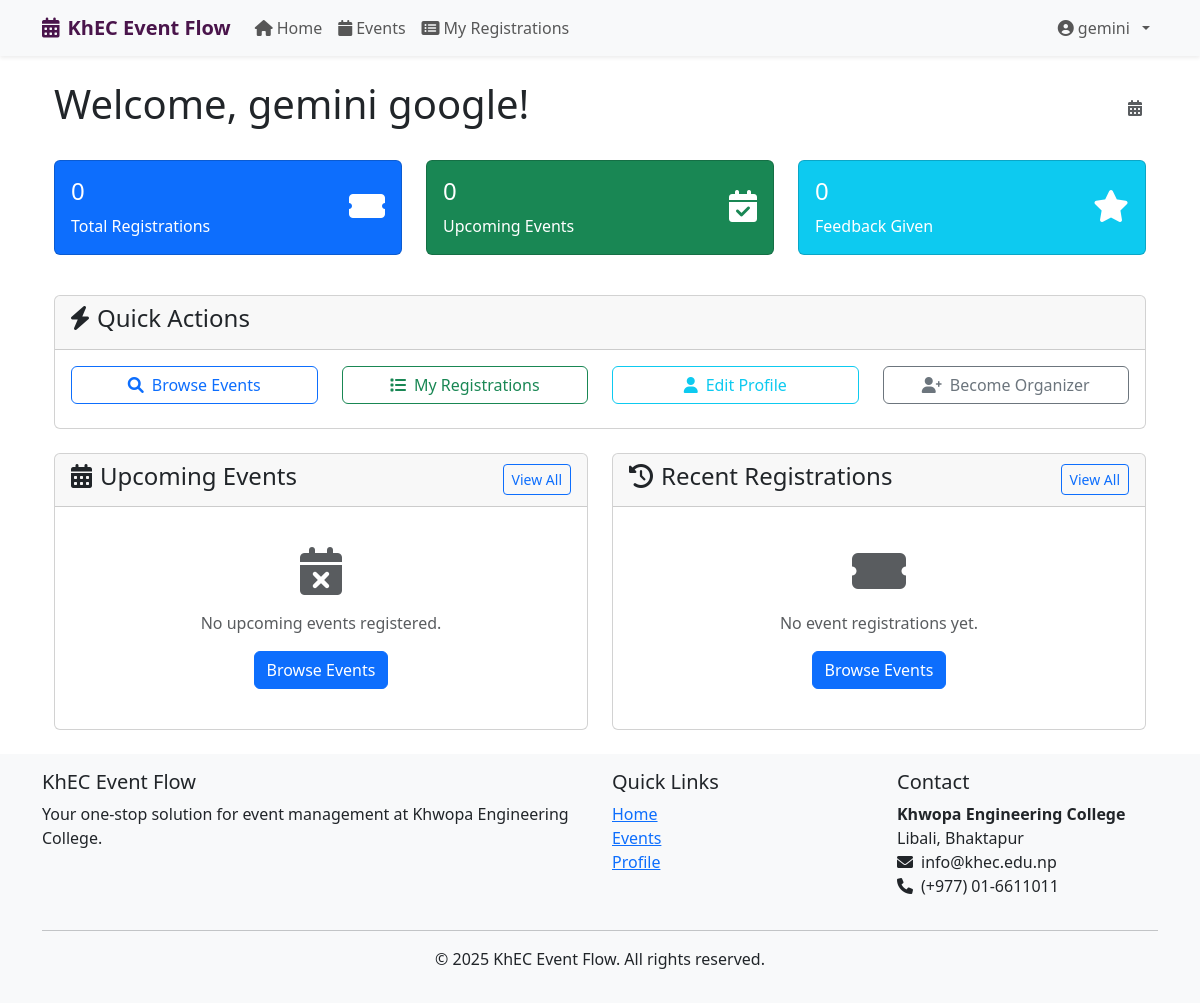
The app's page /users/user-dashboard/ (signed in) with its own data.
### users/models.py (models this page shows, shortened)
class CustomUser(AbstractUser):
    USER_TYPE_CHOICES = (
        ('general', 'General User'),
        ('organizer', 'Organizer'),
        ('admin', 'Admin'),
    )
    user_type = models.CharField(max_length=10, choices=USER_TYPE_CHOICES, default='general')
    bio = models.TextField(blank=True, null=True)
    profile_picture = models.ImageField(upload_to='profile_pics', blank=True, null=True)
    phone_number = models.CharField(max_length=15, blank=True, null=True)
    groups = models.ManyToManyField(
        Group,
        verbose_name='groups',
        blank=True,
        help_text='The groups this user belongs to.',
        related_name="customuser_groups",  # Unique related_name
        related_query_name="customuser",
    )
    user_permissions = models.ManyToManyField(
        Permission,
        verbose_name='user permissions',
        blank=True,
        help_text='Specific permissions for this user.',
        related_name="customuser_permissions",  # Unique related_name
        related_query_name="customuser",
    )
    def is_organizer(self):
        return self.user_type == 'organizer'
    def is_admin_user(self):
        return self.user_type == 'admin' or self.is_superuser

### users/views.py (the view)
# urls.py: path('user-dashboard/', views.user_dashboard, name='user-dashboard'),
@login_required
def user_dashboard(request):
    user = request.user
    registered_events = user.event_registrations.select_related('event').order_by('-registration_date')[:5]
    from django.utils import timezone
    upcoming_events = user.event_registrations.filter(
        event__start_date__gte=timezone.now()
    ).select_related('event').order_by('event__start_date')[:5]
    context = {
        'registered_events': registered_events,
        'upcoming_events': upcoming_events,
        'total_registrations': user.event_registrations.count(),
    }
    return render(request, 'users/user_dashboard.html', context)

### templates/users/user_dashboard.html (shortened to what this page needs)
{% extends 'base.html' %}
{% block content %}
<div class="container">
    <div class="row">
        <div class="col-12">
            <div class="d-flex justify-content-between align-items-center mb-4">
                <h1>Welcome, {{ user.get_full_name|default:user.username }}!</h1>
                <div class="text-muted">
                    <i class="fas fa-calendar-alt me-1"></i>
                </div>
            </div>
        </div>
    </div>
    <div class="row mb-4">
        <div class="col-md-4 mb-3">
            <div class="card bg-primary text-white">
                <div class="card-body">
                    <div class="d-flex justify-content-between">
                        <div>
                            <h4 class="card-title">{{ total_registrations }}</h4>
                            <p class="card-text">Total Registrations</p>
                        </div>
                        <div class="align-self-center">
                            <i class="fas fa-ticket-alt fa-2x"></i>
                        </div>
                    </div>
                </div>
            </div>
        </div>
        <div class="col-md-4 mb-3">
            <div class="card bg-success text-white">
                <div class="card-body">
                    <div class="d-flex justify-content-between">
                        <div>
                            <h4 class="card-title">{{ upcoming_events|length }}</h4>
                            <p class="card-text">Upcoming Events</p>
                        </div>
                        <div class="align-self-center">
                            <i class="fas fa-calendar-check fa-2x"></i>
                        </div>
                    </div>
                </div>
            </div>
        </div>
        <div class="col-md-4 mb-3">
            <div class="card bg-info text-white">
                <div class="card-body">
                    <div class="d-flex justify-content-between">
                        <div>
                            <h4 class="card-title">{{ user.event_feedback.count }}</h4>
                            <p class="card-text">Feedback Given</p>
                        </div>
                        <div class="align-self-center">
                            <i class="fas fa-star fa-2x"></i>
                        </div>
                    </div>
                </div>
            </div>
        </div>
    </div>
    <div class="row mb-4">
        <div class="col-12">
            <div class="card">
                <div class="card-header">
                    <h4><i class="fas fa-bolt me-2"></i>Quick Actions</h4>
                </div>
                <div class="card-body">
                    <div class="row">
                        <div class="col-md-3 mb-2">
                            <a href="{% url 'event-list' %}" class="btn btn-outline-primary w-100">
                                <i class="fas fa-search me-2"></i>Browse Events
                            </a>
                        </div>
                        <div class="col-md-3 mb-2">
                            <a href="{% url 'my-registrations' %}" class="btn btn-outline-success w-100">
                                <i class="fas fa-list me-2"></i>My Registrations
                            </a>
                        </div>
                        <div class="col-md-3 mb-2">
                            <a href="{% url 'profile' %}" class="btn btn-outline-info w-100">
                                <i class="fas fa-user me-2"></i>Edit Profile
                            </a>
                        </div>
                        <div class="col-md-3 mb-2">
                            {% if user.is_organizer %}
                                <a href="{% url 'event-create' %}" class="btn btn-outline-warning w-100">
                                    <i class="fas fa-plus me-2"></i>Create Event
                                </a>
                            {% else %}
                                <a href="{% url 'register' %}" class="btn btn-outline-secondary w-100" onclick="alert('Contact admin to become an organizer'); return false;">
                                    <i class="fas fa-user-plus me-2"></i>Become Organizer
                                </a>
                            {% endif %}
                        </div>
                    </div>
                </div>
            </div>
        </div>
    </div>
    <div class="row mb-4">
        <div class="col-lg-6">
            <div class="card">
                <div class="card-header d-flex justify-content-between align-items-center">
                    <h4><i class="fas fa-calendar-alt me-2"></i>Upcoming Events</h4>
                    <a href="{% url 'my-registrations' %}" class="btn btn-sm btn-outline-primary">View All</a>
                </div>
                <div class="card-body">
                    {% if upcoming_events %}
                        <div class="list-group list-group-flush">
                            {% for registration in upcoming_events %}
                                <div class="list-group-item d-flex justify-content-between align-items-start">
                                    <div class="ms-2 me-auto">
                                        <div class="fw-bold">{{ registration.event.title }}</div>
                                        <small class="text-muted">
                                            <i class="fas fa-calendar me-1"></i>{{ registration.event.start_date|date:"M d, Y" }}
                                            <i class="fas fa-clock ms-2 me-1"></i>{{ registration.event.start_date|date:"g:i A" }}
                                        </small>
                                        <br>
                                        <small class="text-muted">
                                            <i class="fas fa-map-marker-alt me-1"></i>{{ registration.event.location }}
                                        </small>
                                    </div>
                                    <a href="{% url 'event-detail' registration.event.pk %}" class="btn btn-sm btn-outline-primary">View</a>
                                </div>
                            {% endfor %}
                        </div>
                    {% else %}
                        <div class="text-center py-4">
                            <i class="fas fa-calendar-times fa-3x text-muted mb-3"></i>
                            <p class="text-muted">No upcoming events registered.</p>
                            <a href="{% url 'event-list' %}" class="btn btn-primary">Browse Events</a>
                        </div>
                    {% endif %}
                </div>
            </div>
        </div>
        <div class="col-lg-6">
            <div class="card">
                <div class="card-header d-flex justify-content-between align-items-center">
                    <h4><i class="fas fa-history me-2"></i>Recent Registrations</h4>
                    <a href="{% url 'my-registrations' %}" class="btn btn-sm btn-outline-primary">View All</a>
                </div>
                <div class="card-body">
                    {% if registered_events %}
                        <div class="list-group list-group-flush">
                            {% for registration in registered_events %}
                                <div class="list-group-item d-flex justify-content-between align-items-start">
                                    <div class="ms-2 me-auto">
                                        <div class="fw-bold">{{ registration.event.title }}</div>
                                        <small class="text-muted">
                                            Registered: {{ registration.registration_date|date:"M d, Y" }}
                                        </small>
                                        <br>
                                        <small class="text-muted">
                                            Event: {{ registration.event.start_date|date:"M d, Y" }}
                                        </small>
                                    </div>
                                    <div class="text-end">
                                        {% if registration.event.start_date > now %}
                                            <span class="badge bg-success">Upcoming</span>
                                        {% else %}
                                            <span class="badge bg-secondary">Past</span>
                                        {% endif %}
                                        <br>
                                        <a href="{% url 'event-detail' registration.event.pk %}" class="btn btn-sm btn-outline-primary mt-1">View</a>
                                    </div>
                                </div>
                            {% endfor %}
                        </div>
                    {% else %}
                        <div class="text-center py-4">
                            <i class="fas fa-ticket-alt fa-3x text-muted mb-3"></i>
                            <p class="text-muted">No event registrations yet.</p>
                            <a href="{% url 'event-list' %}" class="btn btn-primary">Browse Events</a>
                        </div>
                    {% endif %}
                </div>
            </div>
        </div>
    </div>
</div>
{% endblock %}

### templates/base.html (shortened to what this page needs)
<!DOCTYPE html>
<html lang="en">
<head>
    <link href="https://cdn.jsdelivr.net/npm/bootstrap@5.3.0-alpha1/dist/css/bootstrap.min.css" rel="stylesheet">
    <link rel="stylesheet" href="https://cdnjs.cloudflare.com/ajax/libs/font-awesome/6.0.0/css/all.min.css">
</head>
<body>
    <nav class="navbar navbar-expand-lg navbar-light bg-light shadow-sm">
        <div class="container">
            <a class="navbar-brand" href="{% url 'home' %}">
                <i class="fas fa-calendar-alt me-2"></i>KhEC Event Flow
            </a>
            <div class="collapse navbar-collapse" id="navbarNav">
                <ul class="navbar-nav me-auto">
                    <li class="nav-item">
                        <a class="nav-link" href="{% url 'home' %}">
                            <i class="fas fa-home me-1"></i>Home
                        </a>
                    </li>
                    <li class="nav-item">
                        <a class="nav-link" href="{% url 'event-list' %}">
                            <i class="fas fa-calendar me-1"></i>Events
                        </a>
                    </li>
                    {% if user.is_authenticated %}
                        <li class="nav-item">
                            <a class="nav-link" href="{% url 'user-registrations' %}">
                                <i class="fas fa-list-alt me-1"></i>My Registrations
                            </a>
                        </li>
                    {% endif %}
                </ul>
                <ul class="navbar-nav">
                    {% if user.is_authenticated %}
                        <li class="nav-item dropdown user-dropdown">
                            <a class="nav-link dropdown-toggle" href="#" id="navbarDropdown" role="button" data-bs-toggle="dropdown" aria-expanded="false">
                                <i class="fas fa-user-circle me-1"></i>{{ user.username }}
                            </a>
                        </li>
                    {% endif %}
                </ul>
            </div>
        </div>
    </nav>
    <div class="container mt-4">
        {% block content %}{% endblock %}
    </div>
    <footer class="footer mt-auto py-3">
        <div class="container">
            <div class="row">
                <div class="col-md-6">
                    <h5>KhEC Event Flow</h5>
                    <p>Your one-stop solution for event management at Khwopa Engineering College.</p>
                </div>
                <div class="col-md-3">
                    <h5>Quick Links</h5>
                    <ul class="list-unstyled">
                        <li><a href="{% url 'home' %}">Home</a></li>
                        <li><a href="{% url 'event-list' %}">Events</a></li>
                        {% if user.is_authenticated %}
                            <li><a href="{% url 'profile' %}">Profile</a></li>
                        {% else %}
                            <li><a href="{% url 'login' %}">Login</a></li>
                            <li><a href="{% url 'register' %}">Register</a></li>
                        {% endif %}
                    </ul>
                </div>
                <div class="col-md-3">
                    <h5>Contact</h5>
                    <address>
                        <strong>Khwopa Engineering College</strong><br>
                        Libali, Bhaktapur<br>
                        <i class="fas fa-envelope me-2"></i>info@khec.edu.np<br>
                        <i class="fas fa-phone me-2"></i>(+977) 01-6611011
                    </address>
                </div>
            </div>
            <hr>
            <div class="text-center">
                <p>&copy; {% now "Y" %} KhEC Event Flow. All rights reserved.</p>
            </div>
        </div>
    </footer>
</body>
</html>

### templates/base.html (style rules this page uses)
.navbar-brand { font-weight: bold; color: #4a154b !important; }
.footer { background-color: #f8f9fa; padding: 20px 0; margin-top: 50px; }
.user-dropdown .dropdown-toggle::after { margin-left: 0.5rem; }

### records on screen
CustomUser: username "gemini", get_full_name "gemini google", event_feedback.count "0"

### other values on screen
{{ total_registrations }} "0"
{{ upcoming_events|length }} "0"
